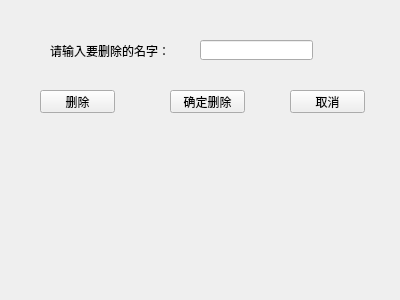
<?xml version="1.0" encoding="UTF-8"?>
<ui version="4.0">
 <class>Widget</class>
 <widget class="QWidget" name="Widget">
  <property name="geometry">
   <rect>
    <x>0</x>
    <y>0</y>
    <width>400</width>
    <height>300</height>
   </rect>
  </property>
  <property name="windowTitle">
   <string>Widget</string>
  </property>
  <widget class="QLineEdit" name="lineEdit">
   <property name="geometry">
    <rect>
     <x>200</x>
     <y>40</y>
     <width>113</width>
     <height>20</height>
    </rect>
   </property>
  </widget>
  <widget class="QLabel" name="label">
   <property name="geometry">
    <rect>
     <x>50</x>
     <y>40</y>
     <width>131</width>
     <height>21</height>
    </rect>
   </property>
   <property name="text">
    <string>请输入要删除的名字：</string>
   </property>
  </widget>
  <widget class="QPushButton" name="buttonDel">
   <property name="geometry">
    <rect>
     <x>40</x>
     <y>90</y>
     <width>75</width>
     <height>23</height>
    </rect>
   </property>
   <property name="text">
    <string>删除</string>
   </property>
  </widget>
  <widget class="QPushButton" name="buttonSure">
   <property name="geometry">
    <rect>
     <x>170</x>
     <y>90</y>
     <width>75</width>
     <height>23</height>
    </rect>
   </property>
   <property name="text">
    <string>确定删除</string>
   </property>
  </widget>
  <widget class="QPushButton" name="buttonCancel">
   <property name="geometry">
    <rect>
     <x>290</x>
     <y>90</y>
     <width>75</width>
     <height>23</height>
    </rect>
   </property>
   <property name="text">
    <string>取消</string>
   </property>
  </widget>
 </widget>
 <layoutdefault spacing="6" margin="11"/>
 <resources/>
 <connections/>
</ui>
